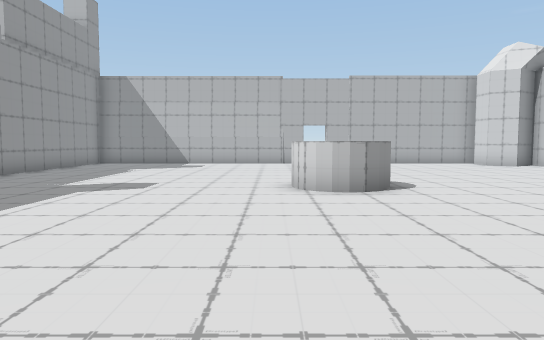
[1] (above)

16 first-person views from a walk through a Unity game level. The camera is 1.5 m above the floor, tilts 4° down and sees 70° across. The floor is counted in squares, 1.67 m on a side. Each view is taken from the middle of a square. On the plan, view 1 faces up. The plan holds only what a view shows up to about 13 squares ahead; the rest is blank. The place goes on beyond the plan. The player character is not drawn. Door leaves are left out, so doorways stand open. Some surface patterns are stand-ins.

[2]
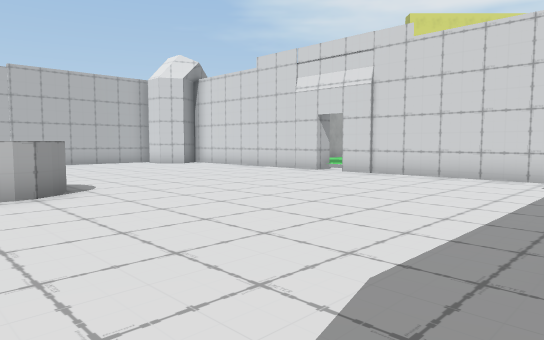

[3]
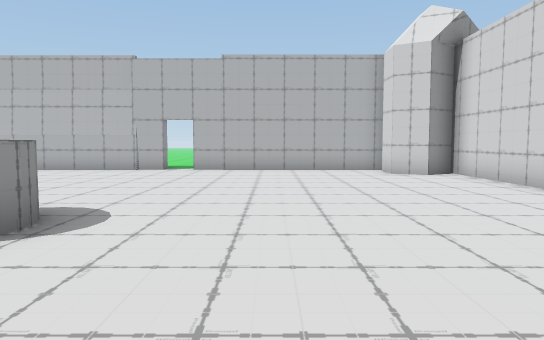

[4]
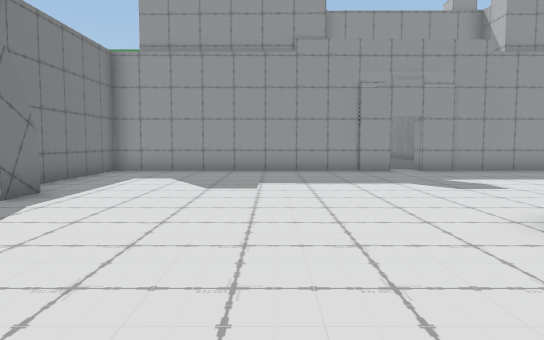

[5]
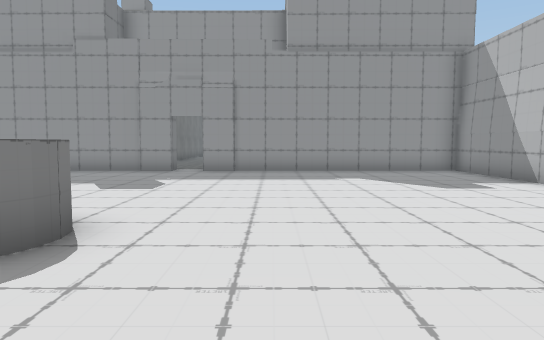

[6]
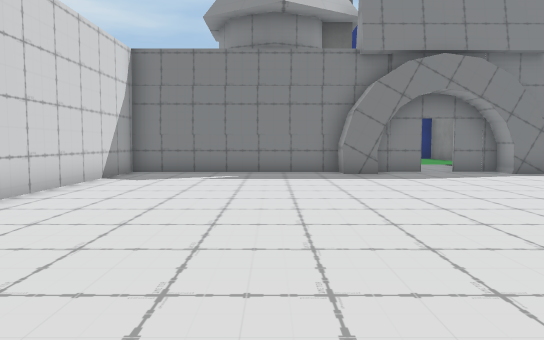

[7]
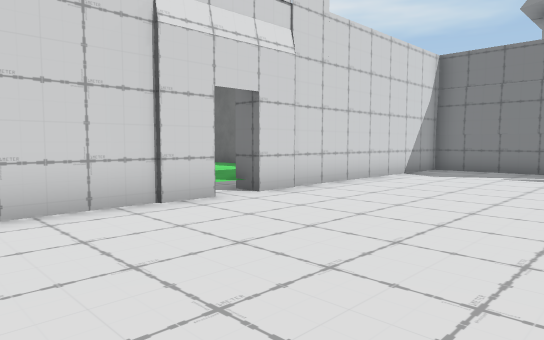

[8]
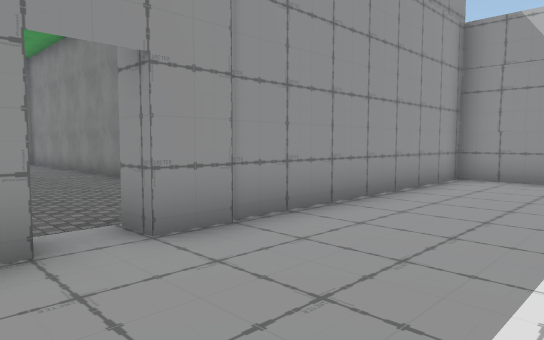

[9]
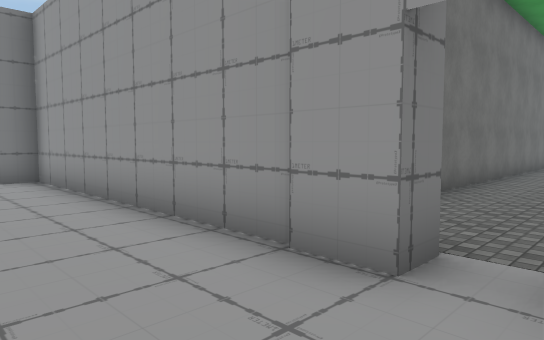

[10]
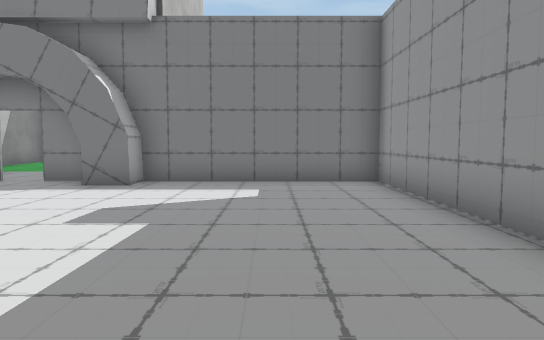

[11]
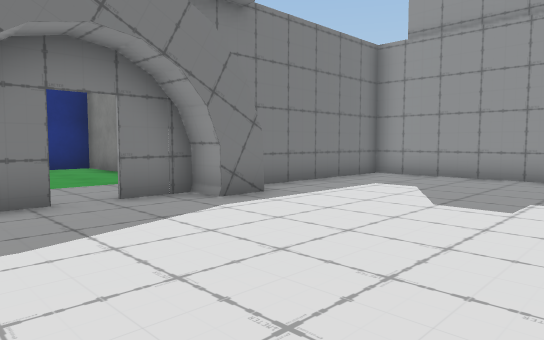

[12]
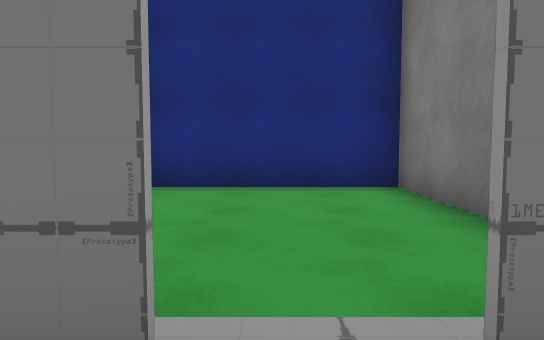

[13]
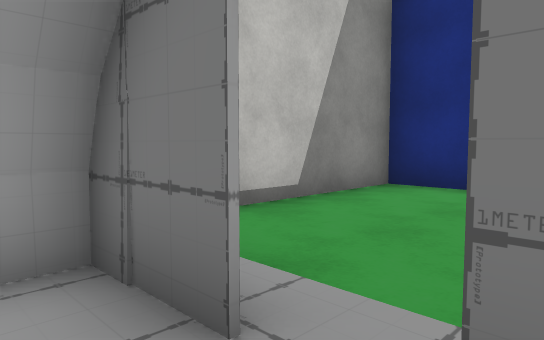

[14]
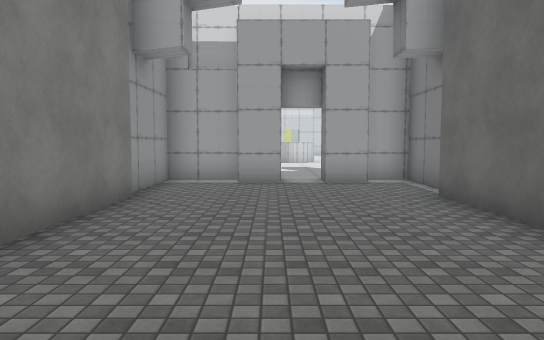

[15]
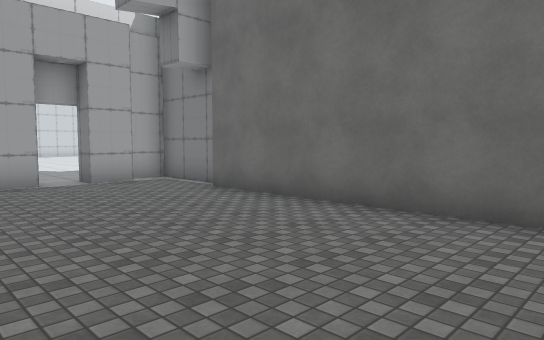

[16]
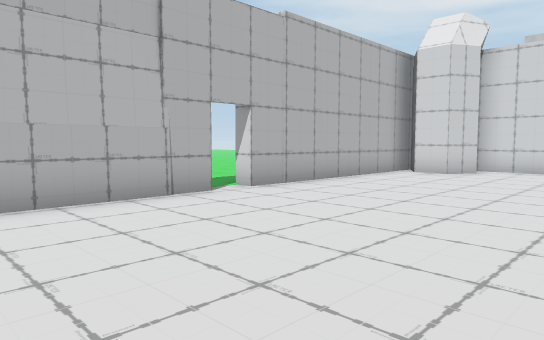

### Floor plan
Points are (right, up) in squares from view 1. A wall is a line through its corners. A room is listed if a view was taken in it or the views show most of it. See-through windows are left out.
Room 1 (views 1, 2, 3, 4, 5, 6, 7, 8, 9, 10, 11, 12, 13, 16)
walls: (2.9, -0.2) (3.9, -0.2) (3.9, -1.1) (10.3, -1.1) (10.3, 7.1); (-7.5, 7.8) (-7.5, -1.1) (-2, -1.1) (-2, -0.2) (-1, -0.2) (-1, -1.1) (0.4, -1.1); (1.4, 17) (-7.5, 16.9) (-7.5, 8.8); (1.2, -1.1) (2.9, -1.1); (10.3, 8) (10.3, 15.4); (9.4, 14.8) (8.5, 15.3) (8.5, 16.3); (9.5, 17) (2.4, 17)
ways out: open door at (-7, 8.5) to room 2; open door at (1, -1); open door at (2, 17); open door at (10, 7.5)
objects: other object (1, 7) to (2, 9)
Room 2 (views 14, 15)
walls: (-10.4, 11.4) (-17.5, 11.4); (-9.9, 5.7) (-7.6, 5.7) (-7.6, 6.8); (-17.5, 6.1) (-10.4, 6.1); (-8.1, 6.8) (-8.1, 7.8) (-7.5, 7.8); (-7.6, 9.8) (-7.6, 11.4) (-10.1, 11.4); (-7.5, 8.8) (-8.1, 8.8) (-8.1, 9.9)
ways out: open door at (-7, 8.5) to room 1

Where each view was taken, in squares from view 1:
view 1: 0 up, 0 right, facing up
view 2: 0 up, 0 right, facing up-right
view 3: 4 up, 5 right, facing up
view 4: 4 up, 5 right, facing left
view 5: 11 up, 5 right, facing left
view 6: 11 up, 6 right, facing down
view 7: 12 up, 5 right, facing down-right
view 8: 7 up, 4 left, facing up-left
view 9: 9 up, 5 left, facing down-left
view 10: 8 up, 5 left, facing down
view 11: 5 up, 3 right, facing down-left
view 12: 0 up, 1 right, facing down
view 13: 0 up, 0 right, facing down-right
view 14: 9 up, 17 left, facing right
view 15: 11 up, 17 left, facing down-right
view 16: 11 up, 3 left, facing up-right
